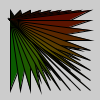
Frame 1 (no input)
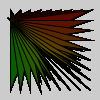
Frame 60 (the mouse pressed at the canvas centre just before this capture)
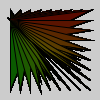
Frame 120 (the mouse held since frame 60 and released just before this capture)

The Processing sketch that drew these frames (run headless with seeded random() and noise(); from frame 60 on, the mouse is pressed at the canvas centre):

// Processing sketch: processing_9196
// ── processing_9196.pde

void setup () {
  
}



void draw () {
  for (int x=10; x<100; x+=10) {
    for (int y=10; y<100; y+=10){
    fill(x,y,0);
    quad(x,y, 10,20, 20,30, 30,40);
    }
  }
  
  
}
